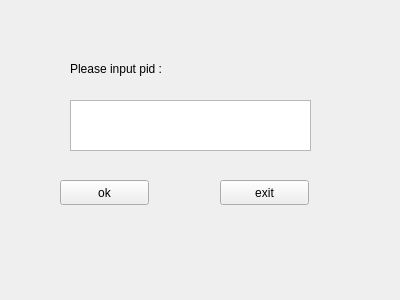
<?xml version="1.0" encoding="UTF-8"?>
<ui version="4.0">
 <class>killprocess</class>
 <widget class="QDockWidget" name="killprocess">
  <property name="geometry">
   <rect>
    <x>0</x>
    <y>0</y>
    <width>400</width>
    <height>300</height>
   </rect>
  </property>
  <property name="windowTitle">
   <string>DockWidget</string>
  </property>
  <widget class="QWidget" name="dockWidgetContents">
   <widget class="QPushButton" name="inputpid">
    <property name="geometry">
     <rect>
      <x>60</x>
      <y>180</y>
      <width>89</width>
      <height>25</height>
     </rect>
    </property>
    <property name="text">
     <string>ok</string>
    </property>
   </widget>
   <widget class="QPushButton" name="exit">
    <property name="geometry">
     <rect>
      <x>220</x>
      <y>180</y>
      <width>89</width>
      <height>25</height>
     </rect>
    </property>
    <property name="text">
     <string>exit</string>
    </property>
   </widget>
   <widget class="QTextEdit" name="textEdit_inputpid">
    <property name="geometry">
     <rect>
      <x>70</x>
      <y>100</y>
      <width>241</width>
      <height>51</height>
     </rect>
    </property>
   </widget>
   <widget class="QLabel" name="label">
    <property name="geometry">
     <rect>
      <x>70</x>
      <y>60</y>
      <width>131</width>
      <height>17</height>
     </rect>
    </property>
    <property name="text">
     <string>Please input pid :</string>
    </property>
   </widget>
  </widget>
 </widget>
 <resources/>
 <connections>
  <connection>
   <sender>exit</sender>
   <signal>clicked()</signal>
   <receiver>killprocess</receiver>
   <slot>close()</slot>
   <hints>
    <hint type="sourcelabel">
     <x>264</x>
     <y>211</y>
    </hint>
    <hint type="destinationlabel">
     <x>199</x>
     <y>149</y>
    </hint>
   </hints>
  </connection>
 </connections>
</ui>
